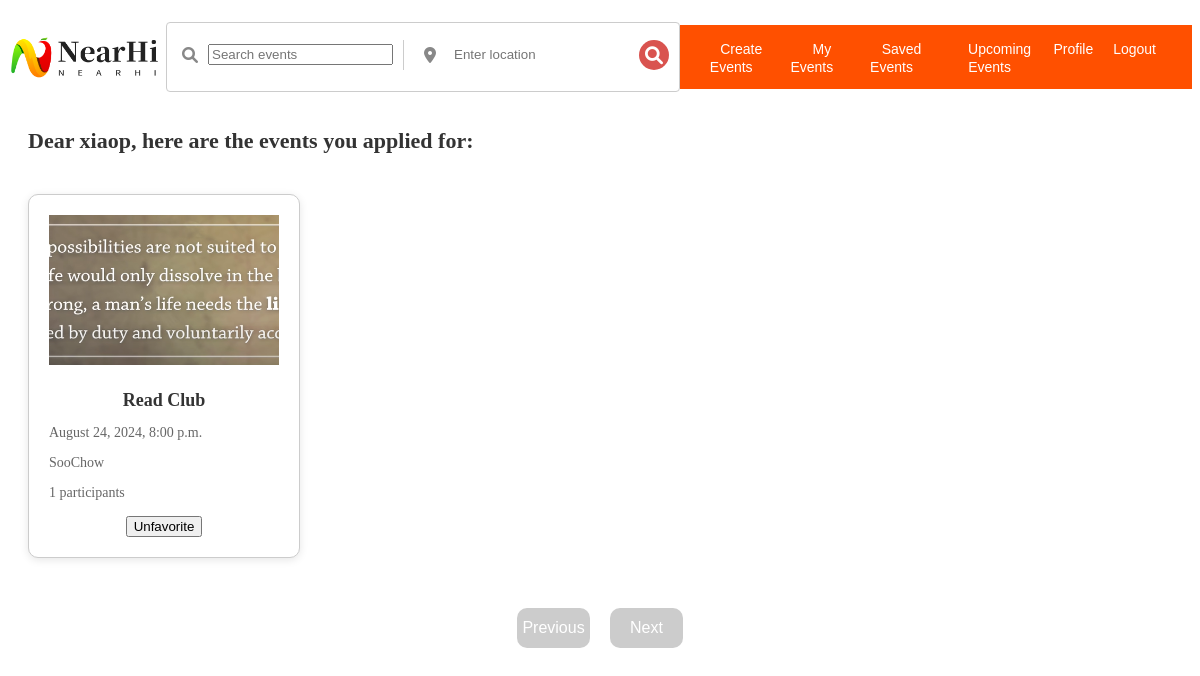
/saved/ (signed in), run on the app's committed database.
### myapp/models.py (models this page shows, shortened)
class MyUser(AbstractUser):
    email = models.EmailField(unique=True)
    bio = models.TextField(blank=True, null=True)
    profile_picture = models.ImageField(upload_to='profile_pictures', default='profile_pictures/default_avatar.png', blank=True, null=True)
    city = models.CharField(max_length=100, null=True, blank=True)
    hobbies = models.CharField(max_length=255, blank=True)
    saved_events = models.ManyToManyField('Event', related_name='saved_by_users', blank=True)
    upcoming_events = models.ManyToManyField('Event', related_name='applied_by_users', blank=True)

class Event(models.Model):
    CATEGORY_CHOICES = [
        ('game', 'Game'),
        ('performance', 'Performance'),
        ('nature', 'Nature'),
        ('pet', 'Pet'),
        ('gourmet', 'Gourmet'),
        ('reading', 'Reading'),
        ('music', 'Music'),
    ]
    category = models.CharField(max_length=20, choices=CATEGORY_CHOICES)
    title = models.CharField(max_length=100)
    description = models.TextField(max_length=800)
    event_time = models.DateTimeField()
    location = models.CharField(max_length=255)
    image = models.ImageField(upload_to='event_images')
    created_by = models.ForeignKey(settings.AUTH_USER_MODEL, on_delete=models.CASCADE)
    created_at = models.DateTimeField(auto_now_add=True)
    fee = models.DecimalField(max_digits=8, decimal_places=2, default=0.00)  # 费用字段，默认0
    max_participants = models.PositiveIntegerField(default=1)  # 最大参与人数
    current_participants = models.PositiveIntegerField(default=0, editable=False)  # 当前参与人数，自动更新
    def get_absolute_url(self):
        return reverse("event_detail", kwargs={"pk": self.pk})

### myapp/views.py (the view)
# urls.py: path('saved/', views.saved_events, name='saved_events'),
@login_required(login_url='login')
def saved_events(request):
    saved_events = request.user.saved_events.all()
    page_obj = paginate_events(request, saved_events.all())
    return render(request, 'myapp/saved_events.html', {'page_obj': page_obj})

### myapp/views.py (called while the page is built)
def paginate_events(request, events_list, per_page=8):
    paginator = Paginator(events_list, per_page)
    page_number = request.GET.get('page')
    try:
        page_obj = paginator.get_page(page_number)
    except PageNotAnInteger:
        page_obj = paginator.page(1)  # if page not integer，show page 1
    except EmptyPage:
        page_obj = paginator.page(paginator.num_pages)  # if page out of range, show the last page
    return page_obj

### myapp/templates/myapp/saved_events.html (shortened to what this page needs)
{% extends 'base_layout.html' %}
{% load static %}
{% block content %}
<p class="greeting-message">Dear {{ request.user.username }}, here are the events you applied for:</p>
{% block event_list %}
<div id="event-list-section" class="event-list">
    {% for event in page_obj %}
    <div class="event-card" id="event-card-{{ event.id }}">
        <a href="{{ event.get_absolute_url }}">
            <img src="{{ event.image.url }}" alt="{{ event.title }}">
            <h3>{{ event.title }}</h3>
            <div class="desc">
                <p>{{ event.event_time|date:"F j, Y, g:i a" }}</p>
                <p>{{ event.location }}</p>
                <p>{{ event.current_participants }} participants</p>
            </div>
        </a>
        <div class="event-actions">
          <button class="action-btn" data-action-type="cancel-collection" data-event-id="{{ event.id }}">Unfavorite</button>
        </div>
    </div>
    {% endfor %}
</div>
{% endblock event_list %}
{% block pagination %}
{{ block.super }}
{% endblock pagination %}
{% endblock content %}

### myapp/static/css/global.css (style rules this page uses)
a:link,a:hover,a:visited { text-decoration: none; }
.event-list { display: grid; grid-template-columns: repeat(4, 1fr); gap: 30px; padding: 20px; margin: 0 auto; max-width: 1200px; align-items: stretch; }
.event-card { background-color: white; border: 1px solid #ccc; padding: 20px; text-align: center; box-shadow: 0px 2px 8px rgba(0, 0, 0, 0.1); transition: transform 0.3s, box-shadow 0.3s; width: 230px; border-radius:10px; }
.event-card img { width: 100%; height: 150px; object-fit: cover; margin-bottom: 15px; background-color: #f0f0f0; }
.event-card img::before { content: ''; display: block; width: 100%; height: 100%; background-image: url('../images/loading-spinner.gif'); background-repeat: no-repeat; background-position: center; }
.event-card h3 { margin: 10px 0; font-size: 18px; color: #333; }
.event-card p { color: #666; font-size: 14px; }
.event-card .desc { text-align: left; }
.event-actions { display: flex; justify-content: space-around; margin-top: 15px; }
button { cursor: pointer; }
.greeting-message { font-size: 22px; color: #333; margin-bottom: 20px; text-align: left; padding-left: 20px; font-weight: bold; }

### data on the page
MyUser: user.username "xiaop"
Event: image (picture), title "Read Club", event_time "August 24, 2024, 8:00 p.m.", location "SooChow", current_participants "1"
